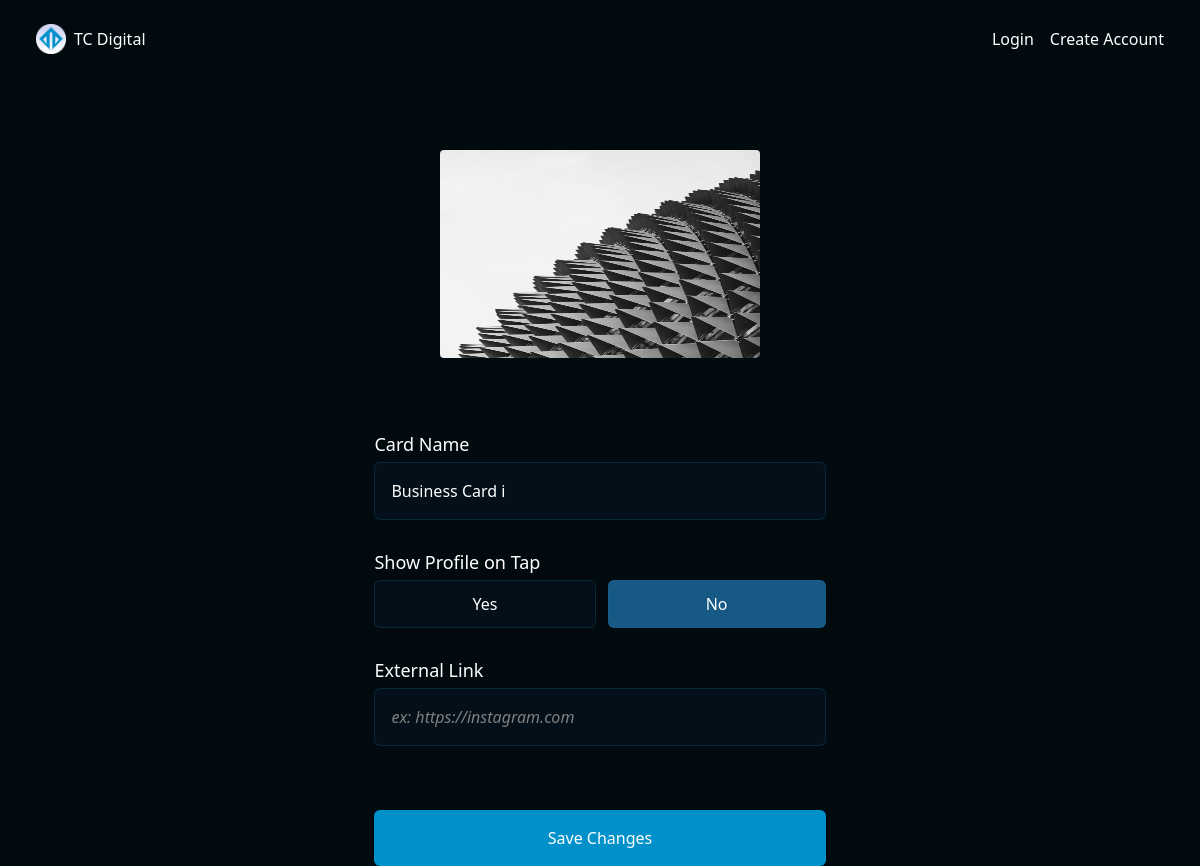
Before: /card/DFEUOEK/class-update/ with the older database file.
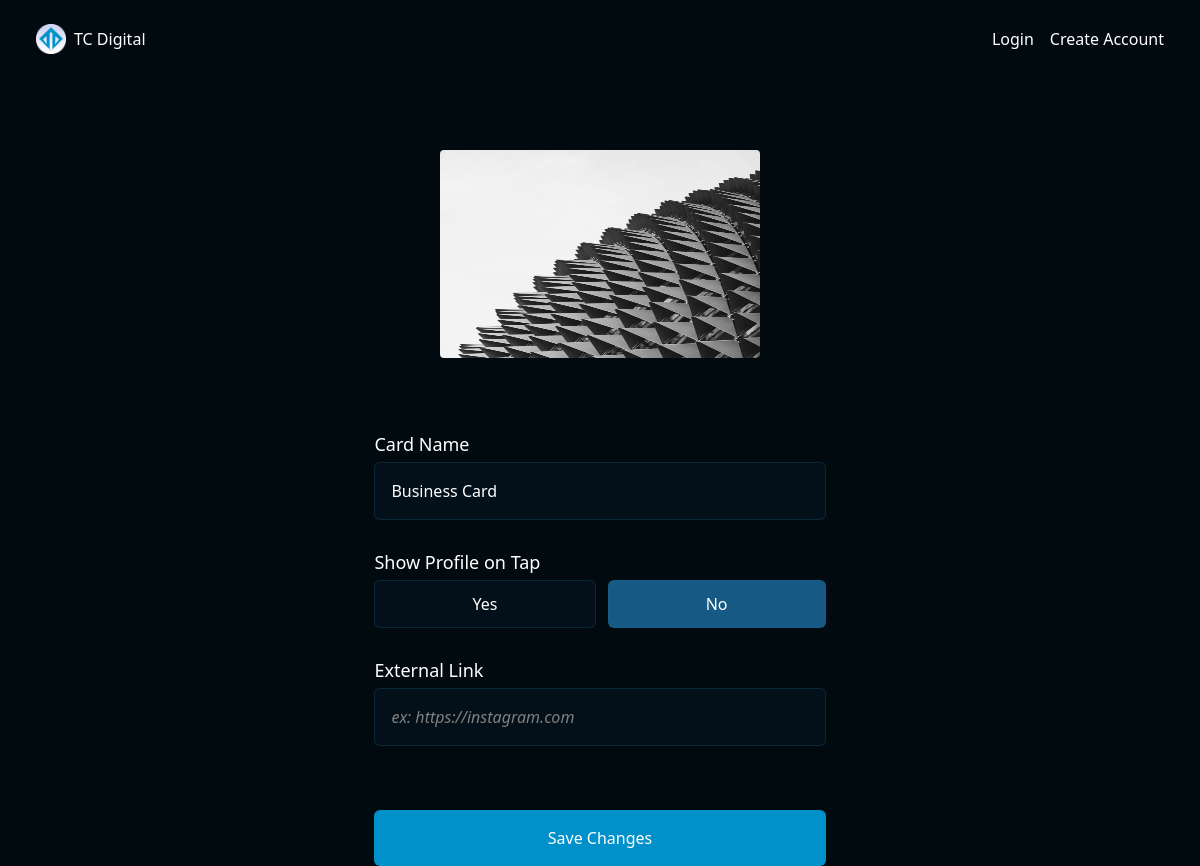
After: the same page with the newer database file.
### cardManager/models.py (models this page shows, shortened)
class Card(models.Model):
	card_id = models.AutoField(primary_key=True)
	token = models.CharField(max_length=7, default=gen_token, blank=False,null=False, unique=True)
	owner = models.ForeignKey(Owner, on_delete=models.PROTECT, related_name='cards',null=True, blank=True)
	alias = models.CharField(max_length=60, blank=True)
	show_profile = models.BooleanField(default=False)
	reroute_url = models.URLField(max_length=200, blank=True)
	design = models.ForeignKey(Design, on_delete=models.PROTECT, related_name='cards', null=False, blank=False)
	class Meta:
		constraints = [
			UniqueConstraint(fields=['owner','alias'], name='unique_card_alias')
		]

class Design(models.Model):
	design_id = models.AutoField(primary_key=True)
	name = models.CharField(blank=False, null=False, max_length=50)
	front_design = models.ImageField(upload_to='cardDesigns/', blank=True)

### cardManager/views.py (the view)
# urls.py: path('card/<str:card_token>/class-update/', views.CardUpdate.as_view(), name='card_class_update_view'),
class CardUpdate(UpdateView):
	model = Card
	form_class = CardForm
	slug_field = 'token'
	slug_url_kwarg = 'card_token'
	template_name = 'cardManager/card_update.html'
	success_url = reverse_lazy('dashboard_view')

### cardManager/forms.py (shortened to what this page needs)
class CardForm(forms.ModelForm):
	class Meta:
		model = Card
		exclude = ['token','owner','design']

### cardManager/templates/cardManager/card_update.html (shortened to what this page needs)
{% extends 'cardManager/base.html' %}
{% load static %}
{% block hero_header %}
<div class="flex flex-row justify-center gap-2">
	<img
		class="w-[16rem] h-[10rem] rounded-sm md:w-[20rem] md:h-[13rem]"
		src="{{ card.design.front_design.url }}"
	/>
</div>
{% endblock %}
{% block content %}
	<form method="post" class="flex m-auto flex-col gap-7 md:w-3/4 lg:w-2/5">
		<div class="flex flex-col gap-1">
	    	<label for="id_alias" class="text-bold text-lg">Card Name</label>
	    	<input
		    	type="text"
		    	class="bg-[var(--color-input-bkg)] border-solid border-[1px] border-[var(--color-input-border)] rounded-md p-4"
		    	placeholder="ex: Main Card"
		    	id="id_alias"
		    	name="alias"
		    	maxlength="{{ form.fields.alias.max_length }}"
		    	{% if card.alias %} value="{{ card.alias }}" {% endif %}
		    	required
	    	/>
    	</div>
    	<div class="flex flex-col gap-1">
	    	<label for="id_show_profile" class="text-bold text-lg">Show Profile on Tap</label>
	    	<div class="flex flex-row gap-3">
		    	<input
		    		type="radio"
		    		onclick="toggleRedirectDiv(this.id)"
			    	class="bg-[var(--color-input-bkg)] border-solid border-[1px] border-[var(--color-input-border)] rounded-md"
			    	value="True"
			    	id="yes"
			    	name="show_profile"
			    >
		    	<input type="radio" onclick="toggleRedirectDiv(this.id)" class="bg-[var(--color-input-bkg)] border-solid border-[1px] border-[var(--color-input-border)] rounded-md"  value="False" id="no" name="show_profile" {% if not hide_redirect_div and not form.cleaned_data.show_profile %} checked {% endif %}>
	    	</div>
    	</div>
    	<div class="flex flex-col gap-1 dimmable {% if hide_redirect_div %} dim-out {% endif %}" id="redirectDiv">
	    	<label for="id_reroute_url" class="text-bold text-lg">External Link</label>
	    	<input
		    	type="url"
		    	class="bg-[var(--color-input-bkg)] border-solid border-[1px] border-[var(--color-input-border)] rounded-md p-4"
		    	placeholder="ex: https://instagram.com"
		    	id="id_reroute_url"
		    	name="reroute_url"
		    	maxlength="{{ form.fields.reroute_url.max_length }}"
	    	/>
    	</div>
		<input class="bg-[var(--color-main)] rounded-md py-4 mt-9" type="submit" value="Save Changes">
	</form>
{% endblock %}

Changed rows visible on the page:
changed Card: alias "Business Card i" → "Business Card"
